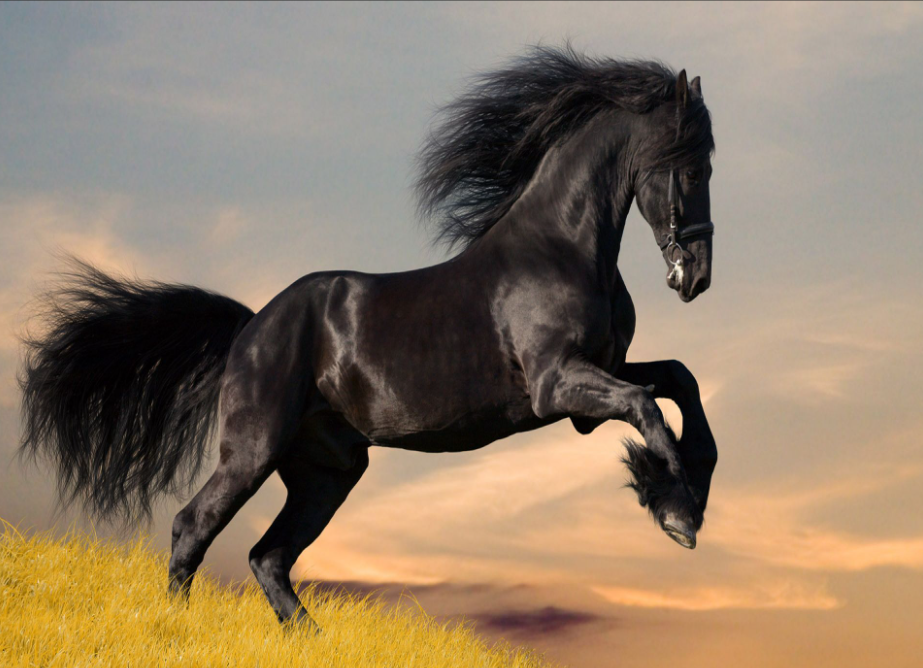
#> input picture 04 - Image processing/Black horse.PNG, 923 x 668 px
$ python 'Histogram part 1.py'
#> lines starting #> are read from the running program, lines starting #| are printed output that depends on the picture

import cv2
import numpy as np
import matplotlib.pyplot as plt

dark_horse = cv2.imread('Black horse.PNG')
#> dark_horse is the input picture: shape (668, 923, 3); mean B, G, R 101.7, 123, 140.9
show_dark_horse = cv2.cvtColor(dark_horse,cv2.COLOR_BGR2RGB)

rainbow= cv2.imread('rainbow.PNG')
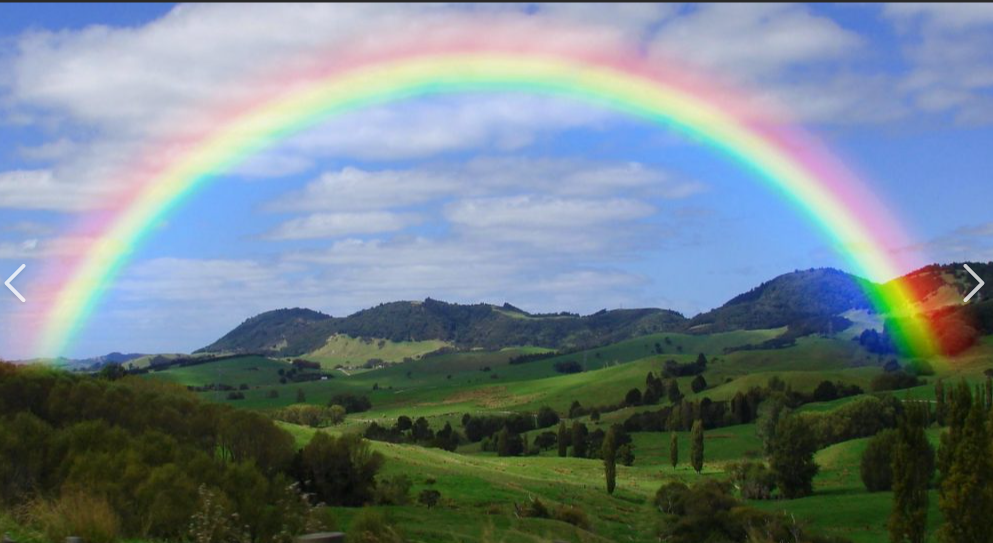
#> input picture 04 - Image processing/rainbow.PNG, 993 x 543 px
#> rainbow is the input picture: shape (543, 993, 3); mean B, G, R 137.8, 129.7, 114.6
show_rainbow = cv2.cvtColor(dark_horse,cv2.COLOR_BGR2RGB)

blue_briks = cv2.imread('blue bricks.PNG')
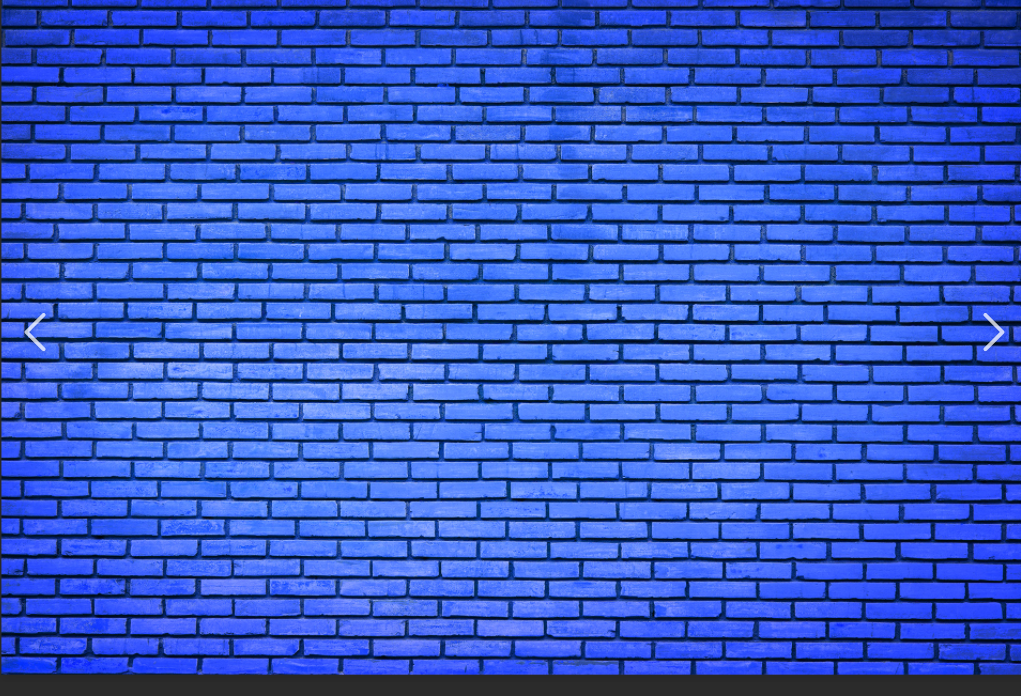
#> input picture 04 - Image processing/blue bricks.PNG, 1021 x 696 px
#> blue_briks is the input picture: shape (696, 1021, 3); mean B, G, R 199.1, 89.6, 54
show_bricks = cv2.cvtColor(blue_briks,cv2.COLOR_BGR2GRAY)
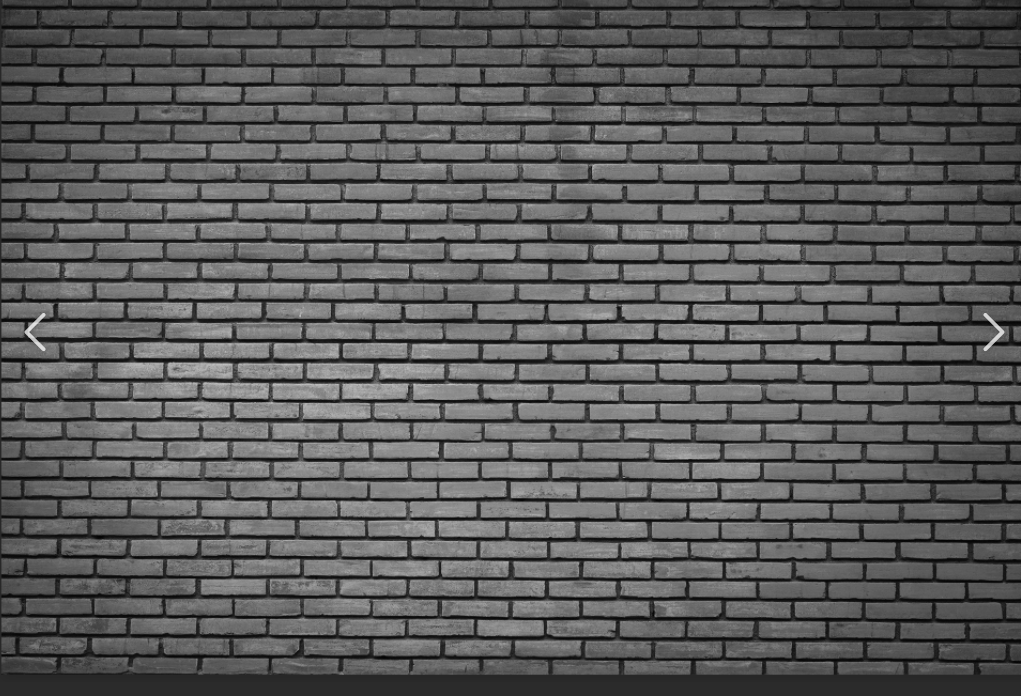
#> show_bricks: shape (696, 1021); min 3, max 228, mean 91.5

cv2.imshow("Dark_horse",dark_horse)

hist_values = cv2.calcHist([show_bricks],channels=[0],mask=None,histSize=[256],ranges=[0,255])
#> hist_values = 256 values, max 16915 at index 43, min 0 at index 0, mean 2775.8
print(hist_values.shape)
#| (256, 1)
plt.plot(hist_values)
#plt.show()

# for horse
hist_value= cv2.calcHist([show_dark_horse],channels=[0],mask=None,histSize=[256],ranges=[0,255])
#> hist_value = 256 values, max 8822 at index 161, min 0 at index 255, mean 2397.7
plt.plot(hist_value)
#plt.show()

# for 3 color histograms
img = blue_briks
color = ("b","g","r")
for i,col in enumerate(color):
    histr = cv2.calcHist([img],[i],None,[256],[0,256])
    plt.plot(histr,color=col)
    plt.xlim([0,256])
plt.title('HISTOGRAM FORBLUE BRICKS')
#plt.show()

# for horse
img = dark_horse
color = ("b","g","r")
for i,col in enumerate(color):
    histr = cv2.calcHist([img],[i],None,[256],[0,256])
    plt.plot(histr,color=col)
    plt.xlim([0,50])
    plt.ylim([0,50000])
plt.title('HISTOGRAM FORBLUE BRICKS')
plt.show()
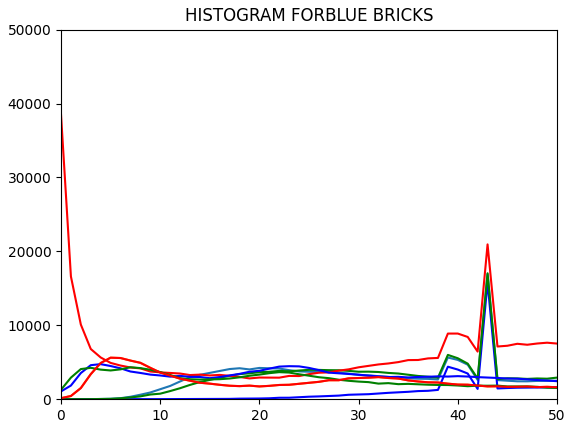
#> figure drawn by matplotlib, 1 panel; curve peaks at x = 43, y = 16915; curve peaks at x = 161, y = 8822; curve peaks at x = 255, y = 86268


cv2.waitKey(0)
